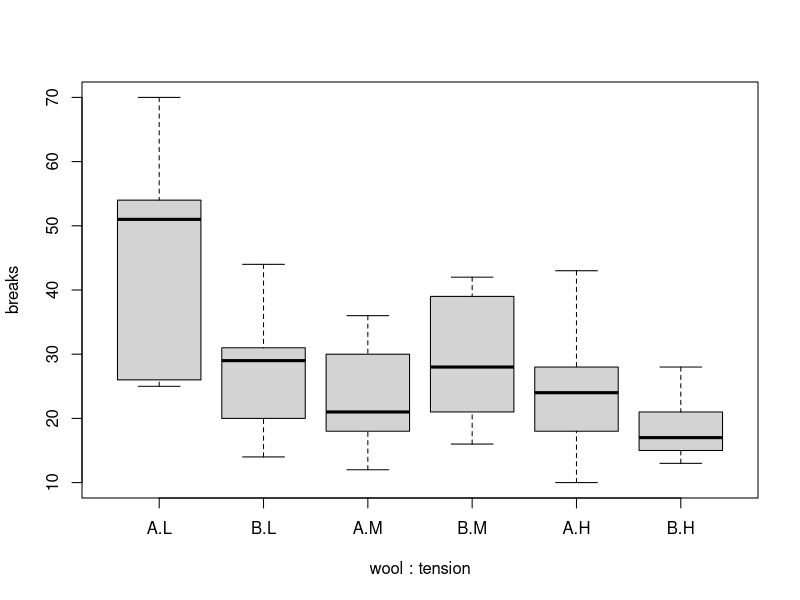

Source code (R):
# R Statistics Essential Training
# Ex09_02
# Comparing means with a two-factor ANOVA
# ANOVA are tests for hypotheses about independent categorical variables


# Load data 
# Built-in dataset "warpbreaks"
?warpbreaks
data("warpbreaks")
# Make boxplot 
boxplot(breaks ~ wool*tension, data = warpbreaks)

# Model with interaction 
aov1 <- aov(breaks ~ 
              wool + tension + wool: tension,
            data = warpbreaks)
summary(aov1)

# Additional info on model 
model.tables(aov1)
model.tables(aov1, type = "means")
model.tables(aov1, type = "effects")


# Post hoc-test
TukeyHSD(aov1)

# Clean up
remove(list = ls())